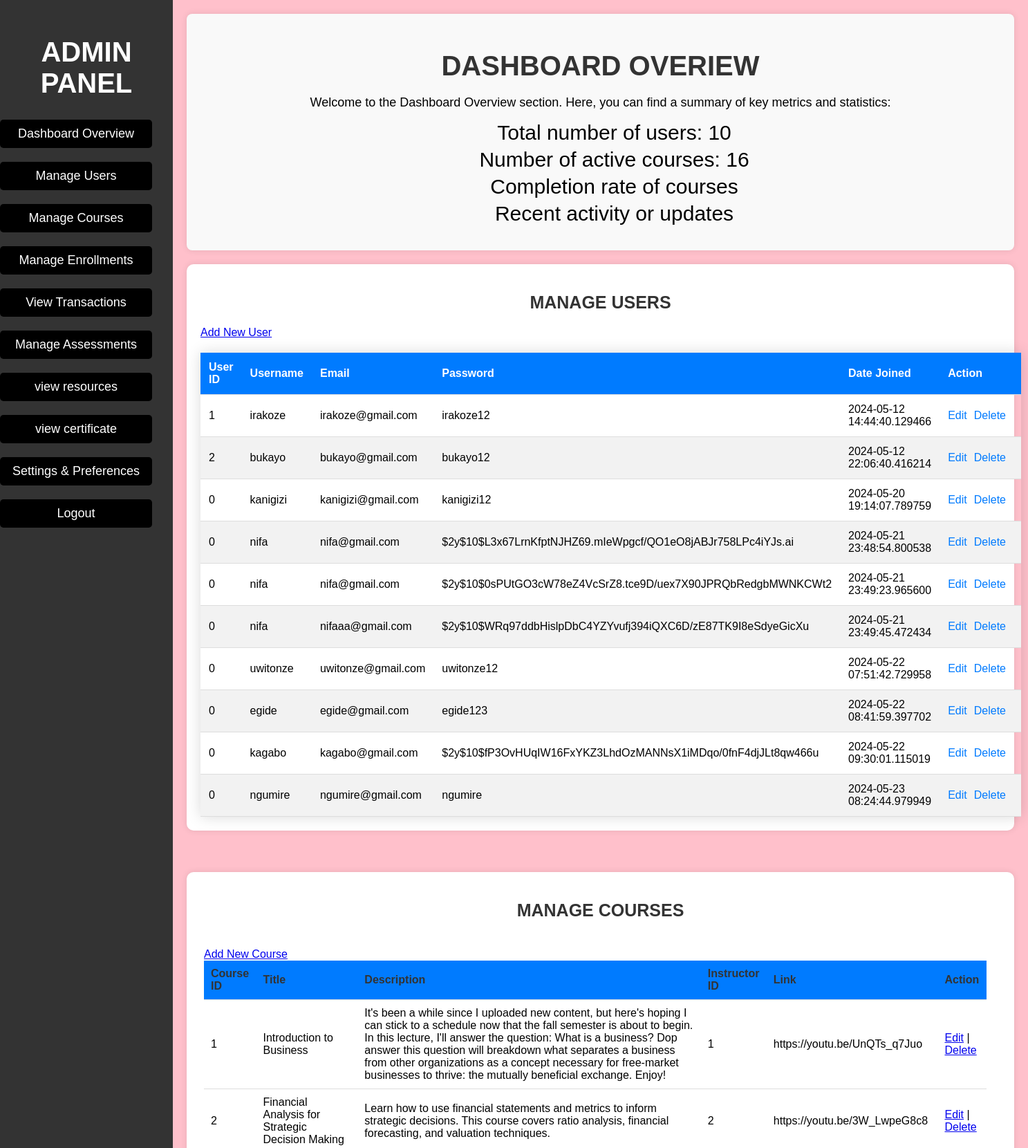
The page /admin_dashboard.php (upper part) on the database its author committed.
### tables this page shows
CREATE TABLE `users` (
  `UserID` int(50) NOT NULL,
  `Username` text NOT NULL,
  `Photo` blob NOT NULL,
  `Email` text NOT NULL,
  `Password` text NOT NULL,
  `DateJoined` timestamp(6) NOT NULL DEFAULT current_timestamp(6)
);

CREATE TABLE `courses` (
  `CourseID` int(100) NOT NULL,
  `Title` varchar(100) NOT NULL,
  `Description` text NOT NULL,
  `InstructorID` varchar(100) NOT NULL,
  `Link` varchar(100) NOT NULL
);

### manage_courses.php (the view, shortened to what this page needs)
<!DOCTYPE html>
<html lang="en">
<head>
</head>
<body>
    <div class="content" style="margin-left: -15px;">
        <a href="add_course.php">Add New Course</a>
        <table>
            <tr>
                <th>Course ID</th>
                <th>Title</th>
                <th>Description</th>
                <th>Instructor ID</th>
                <th>Link</th>
                <th>Action</th>
            </tr>
            <?php
            require_once "config.php";
            if ($conn) {
                $sql = "SELECT * FROM courses";
                $result = $conn->query($sql);
                if ($result) {
                    while ($row = $result->fetch_assoc()) {
                        echo "<tr>";
                        echo "<td>" . $row["CourseID"] . "</td>";
                        echo "<td>" . $row["Title"] . "</td>";
                        echo "<td>" . $row["Description"] . "</td>";
                        echo "<td>" . $row["InstructorID"] . "</td>";
                        echo "<td>" . $row["Link"] . "</td>";
                        echo "<td>";
                        echo "<a href='edit_course.php?id=" . $row["CourseID"] . "'>Edit</a>";
                        echo " | ";
                        echo "<a href='delete_course.php?id=" . $row["CourseID"] . "' onclick='return confirm(\"Are you sure you want to delete this course?\")'>Delete</a>";
                        echo "</td>";
                        echo "</tr>";
                    }
                } else {
                    echo "Error: " . $conn->error;
                }
            } else {
                echo "Error: Unable to connect to the database.";
            }
            ?>
        </table>
    </div>
</body>
</html>

### manage_users.php (shortened to what this page needs)
<!DOCTYPE html>
<html lang="en">
<head>
    <link rel="stylesheet" href="styles.css">
</head>
<body>
    <a href="add_user.php">Add New User</a>
    <table class="styled-table">
        <thead>
            <tr>
                <th>User ID</th>
                <th>Username</th>
                <th>Email</th>
                <th>Password</th>
                <th>Date Joined</th>
                <th>Action</th>
            </tr>
        </thead>
        <tbody>
            <?php
            require_once "config.php";
            $sql = "SELECT * FROM users";
            $result = $conn->query($sql);
            if ($result->num_rows > 0) {
                while ($row = $result->fetch_assoc()) {
                    echo "<tr>";
                    echo "<td>" . $row["UserID"] . "</td>";
                    echo "<td>" . $row["Username"] . "</td>";
                    echo "<td>" . $row["Email"] . "</td>";
                    echo "<td>" . $row["Password"] . "</td>";
                    echo "<td>" . $row["DateJoined"] . "</td>";
                    echo "<td>";
                    echo "<a href='edit_user.php?id=" . $row["UserID"] . "'>Edit</a>";
                    echo "<a href='delete_user.php?id=" . $row["UserID"] . "' onclick='return confirm(\"Are you sure you want to delete this user?\")'>Delete</a>";
                    echo "</td>";
                    echo "</tr>";
                }
            } else {
                echo "<tr><td colspan='5'>No users found.</td></tr>";
            }
            ?>
        </tbody>
    </table>
</body>
</html>

### styles.css (style rules this page uses)
body { font-family: Arial, sans-serif; margin: 0; padding: 0; }

### admin_dashboard.php (style rules this page uses)
body { font-family: Arial, sans-serif; margin: 0; padding: 0; background-color: pink; }
.content { margin-left: 250px; padding: 20px; }

### manage_users.php (style rules this page uses)
.styled-table { width: 100%; border-collapse: collapse; margin-top: 20px; box-shadow: 0 0 20px rgba(0, 0, 0, 0.15); }
.styled-table thead th { background-color: #007bff; color: #fff; font-weight: bold; text-align: left; padding: 12px; }
.styled-table tbody td { padding: 12px; border-bottom: 1px solid #ddd; }
.styled-table tbody tr:nth-child(even) { background-color: #f2f2f2; }
.styled-table tbody td a { text-decoration: none; color: #007bff; cursor: pointer; margin-right: 10px; }

### manage_courses.php (style rules this page uses)
.content { margin-left: 250px; padding: 20px; }
table { width: 100%; border-collapse: collapse; }
th, td { padding: 10px; border-bottom: 1px solid #ddd; text-align: left; }
th { background-color: #007bff; color: #333; }

### manage_enrollments.php (style rules this page uses)
.styled-table { width: 100%; border-collapse: collapse; margin-top: 20px; box-shadow: 0 0 20px rgba(0, 0, 0, 0.15); }
.styled-table thead th { background-color: #007bff; color: #fff; font-weight: bold; text-align: left; padding: 12px; }
.styled-table tbody td { padding: 12px; border-bottom: 1px solid #ddd; }
.styled-table tbody tr:nth-child(even) { background-color: #f2f2f2; }
.styled-table tbody td a { text-decoration: none; color: #007bff; cursor: pointer; margin-right: 10px; }

### manage_transactions.php (style rules this page uses)
.styled-table { width: 100%; border-collapse: collapse; margin-top: 20px; box-shadow: 0 0 20px rgba(0, 0, 0, 0.15); }
.styled-table thead th { background-color: #007bff; color: #fff; font-weight: bold; text-align: left; padding: 12px; }
.styled-table tbody td { padding: 12px; border-bottom: 1px solid #ddd; }
.styled-table tbody tr:nth-child(even) { background-color: #f2f2f2; }
.styled-table tbody td a { text-decoration: none; color: #007bff; cursor: pointer; margin-right: 10px; }

### manage_assessments.php (style rules this page uses)
.styled-table { width: 100%; border-collapse: collapse; margin-top: 20px; box-shadow: 0 0 20px rgba(0, 0, 0, 0.15); }
.styled-table thead th { background-color: #007bff; color: #fff; font-weight: bold; text-align: left; padding: 12px; }
.styled-table tbody td { padding: 12px; border-bottom: 1px solid #ddd; }
.styled-table tbody tr:nth-child(even) { background-color: #f2f2f2; }
.styled-table tbody td a { text-decoration: none; color: #007bff; cursor: pointer; margin-right: 10px; }

### rows shown on the page
users: UserID "1", Username "irakoze", Email "irakoze@gmail.com", Password "irakoze12", DateJoined "2024-05-12 14:44:40.129466"
users: UserID "2", Username "bukayo", Email "bukayo@gmail.com", Password "bukayo12", DateJoined "2024-05-12 22:06:40.416214"
users: UserID "0", Username "kanigizi", Email "kanigizi@gmail.com", Password "kanigizi12", DateJoined "2024-05-20 19:14:07.789759"
users: UserID "0", Username "nifa", Email "nifa@gmail.com", Password "$2y$10$L3x67LrnKfptNJHZ69.mIeWpgcf/QO1eO8jABJr758LPc4iYJs.ai", DateJoined "2024-05-21 23:48:54.800538"
users: UserID "0", Username "nifa", Email "nifa@gmail.com", Password "$2y$10$0sPUtGO3cW78eZ4VcSrZ8.tce9D/uex7X90JPRQbRedgbMWNKCWt2", DateJoined "2024-05-21 23:49:23.965600"
users: UserID "0", Username "nifa", Email "nifaaa@gmail.com", Password "$2y$10$WRq97ddbHislpDbC4YZYvufj394iQXC6D/zE87TK9I8eSdyeGicXu", DateJoined "2024-05-21 23:49:45.472434"
users: UserID "0", Username "uwitonze", Email "uwitonze@gmail.com", Password "uwitonze12", DateJoined "2024-05-22 07:51:42.729958"
users: UserID "0", Username "egide", Email "egide@gmail.com", Password "egide123", DateJoined "2024-05-22 08:41:59.397702"
users: UserID "0", Username "kagabo", Email "kagabo@gmail.com", Password "$2y$10$fP3OvHUqIW16FxYKZ3LhdOzMANNsX1iMDqo/0fnF4djJLt8qw466u", DateJoined "2024-05-22 09:30:01.115019"
users: UserID "0", Username "ngumire", Email "ngumire@gmail.com", Password "ngumire", DateJoined "2024-05-23 08:24:44.979949"
courses: CourseID "1", Title "Introduction to Business", Description "It's been a while since I uploaded new content, but here's hoping I can stick to a schedule now that the fall semester is about to begin. In this lecture, I'll answer the question: What is a business? Dop answer this question will breakdown what separates a business from other organizations as a concept necessary for free-market businesses to thrive: the mutually beneficial exchange. Enjoy!", InstructorID "1", Link "https://youtu.be/UnQTs_q7Juo"
courses: CourseID "2", Title "Financial Analysis for Strategic Decision Making", Description "Learn how to use financial statements and metrics to inform strategic decisions. This course covers ratio analysis, financial forecasting, and valuation techniques.", InstructorID "2", Link "https://youtu.be/3W_LwpeG8c8"

### other values the page prints
$total_users "10"
$total_courses "16"
